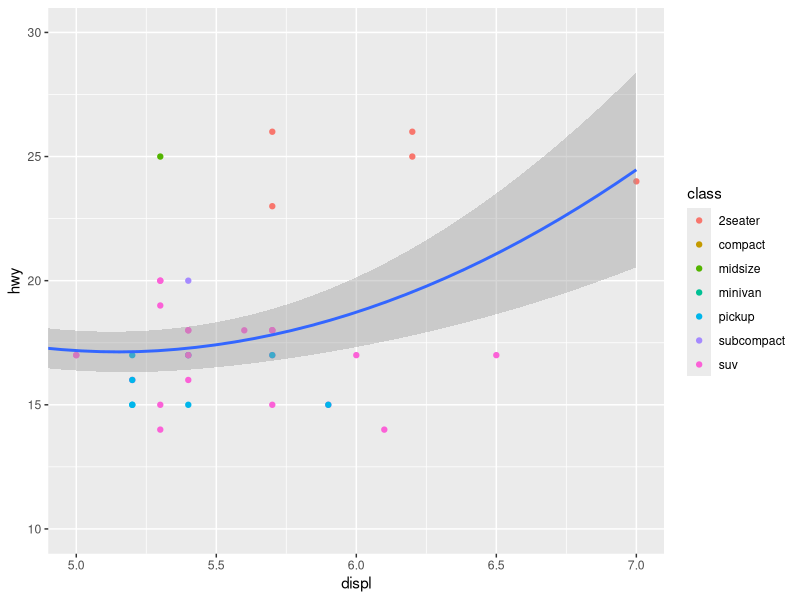
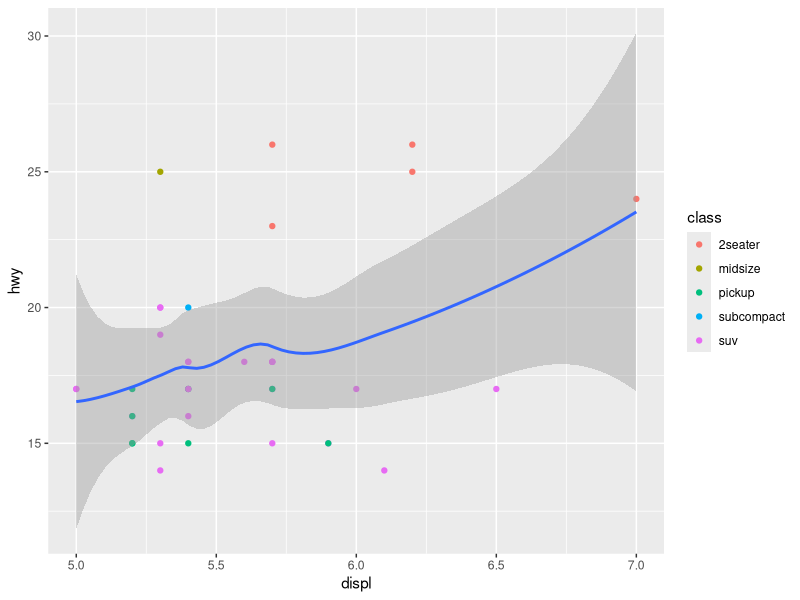
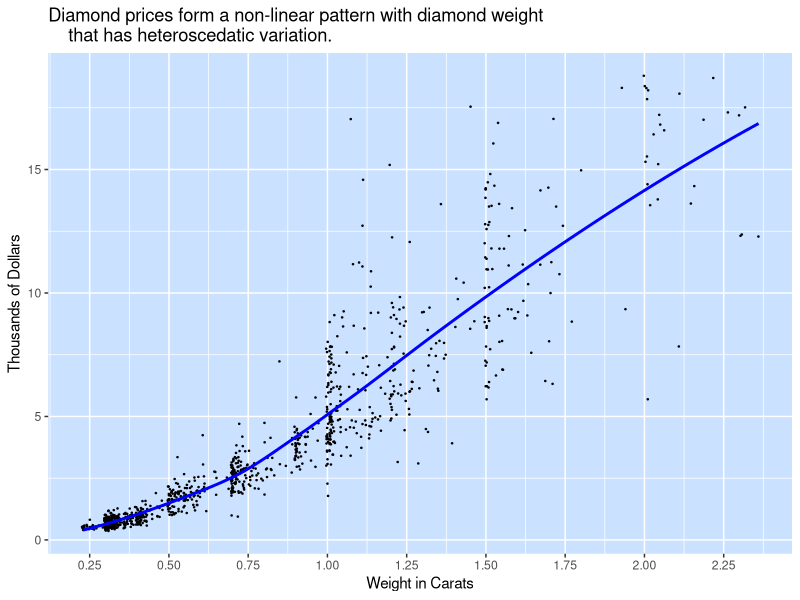

These figures' R source, in order:
## ---- chunk 1
knitr::opts_chunk$set(echo = TRUE,
                      warning = FALSE,
                      message = FALSE)
library(tidyverse)
## ---- chunk 2
mpg %>% 
  ggplot(aes(displ, hwy)) +
  geom_point(aes(color = class)) +
  geom_smooth() +
  coord_cartesian(xlim = c(5, 7), ylim = c(10, 30))
## ---- chunk 3
mpg %>%
  filter(displ >= 5, displ <= 7, hwy >= 10, hwy <= 30) %>%
  ggplot(aes(displ, hwy)) +
  geom_point(aes(color = class)) +
  geom_smooth()
## ---- chunk 4
diamonds %>% 
  sample_n(1000) %>% 
  filter(carat <= 2.5) %>% 
  ggplot(aes(carat, price / 1000)) +
  geom_point(size = 0.5, shape = 20, position = "jitter") +
  geom_smooth(colour = "blue", se = FALSE) +
  labs(
    title = "Diamond prices form a non-linear pattern with diamond weight
    that has heteroscedatic variation.",
    y = "Thousands of Dollars",
    x = "Weight in Carats"
  ) +
  scale_x_continuous(breaks = seq(0, 2.5, 0.25)) +
  theme(panel.background = element_rect(fill = "lightsteelblue1"))
